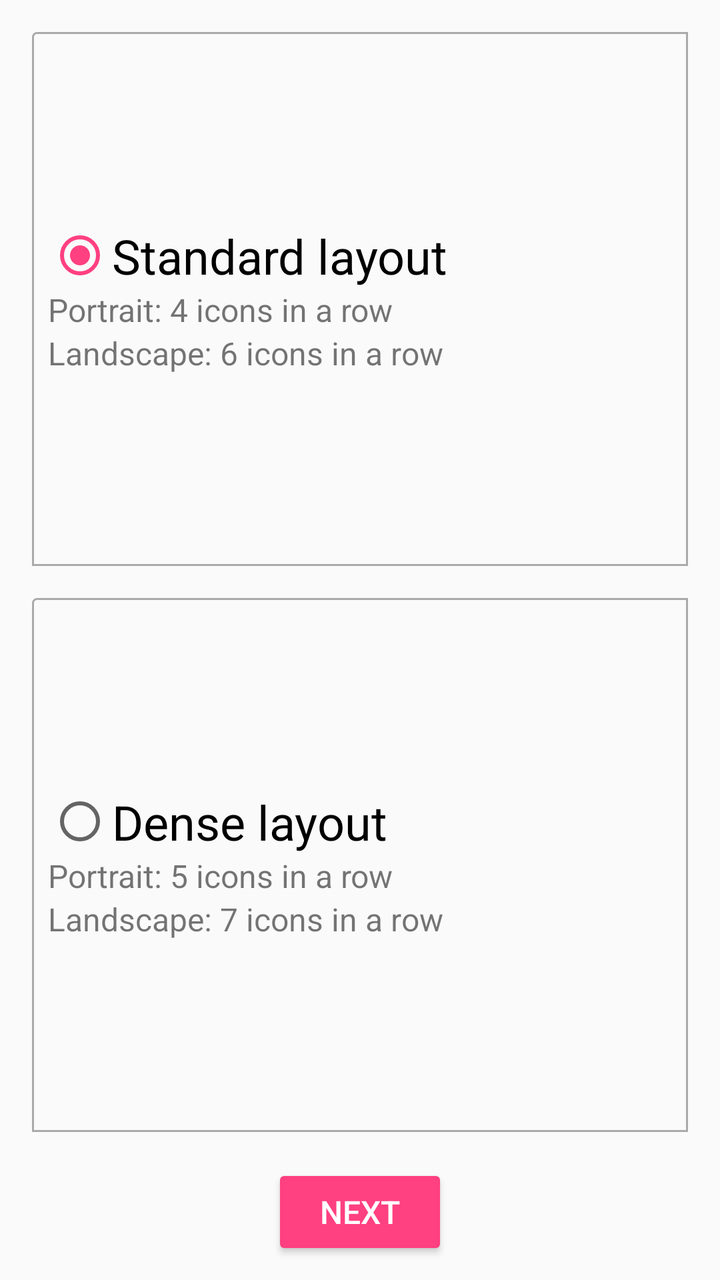
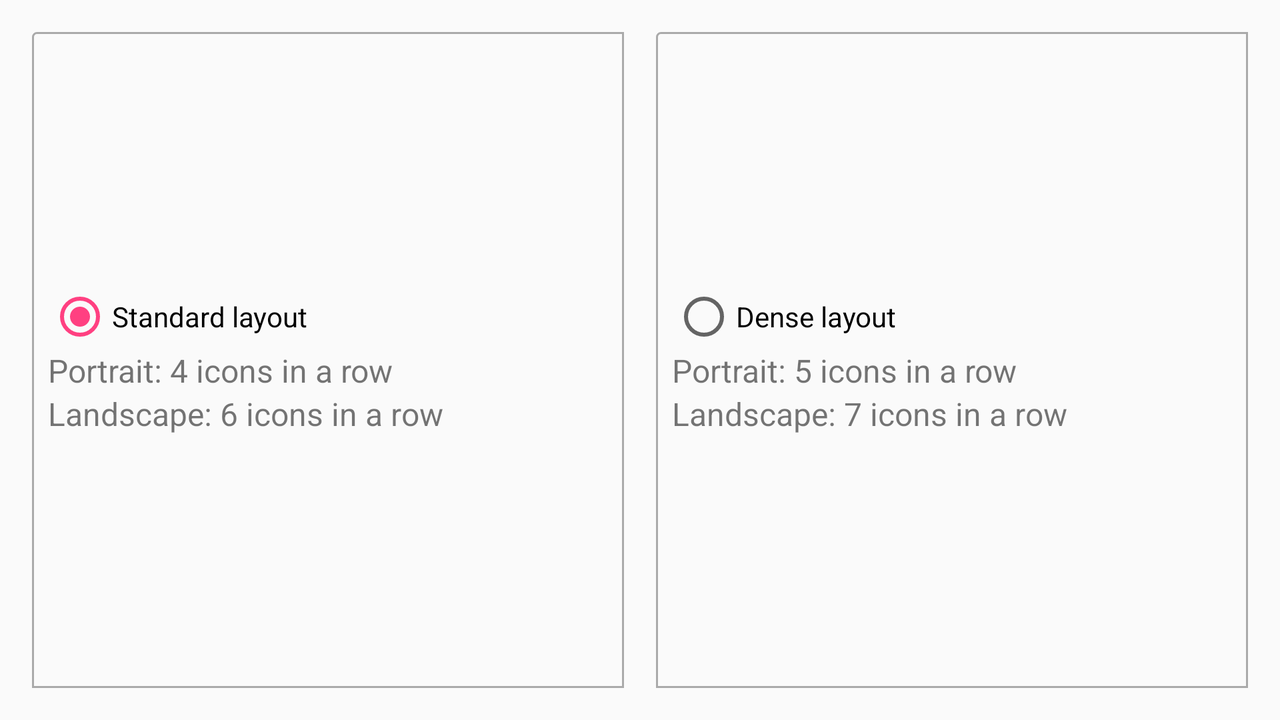

First picture: res/layout/ on a phone held upright. Second picture: the repository's own variant of that layout, on a device whose configuration matches the variant's folder. Source for both follows.
<!-- AndroidManifest.xml: application theme AppTheme -->
<!-- res/layout/fragment_layout.xml -->
<?xml version="1.0" encoding="utf-8"?>
<LinearLayout
    xmlns:android="http://schemas.android.com/apk/res/android"
    android:layout_width="match_parent"
    android:layout_height="match_parent"
    android:gravity="center"
    android:orientation="vertical" >

    <RadioGroup
        android:layout_width="match_parent"
        android:layout_height="0dp"
        android:layout_weight="2"
        android:layout_margin="@dimen/medium_margin">

        <LinearLayout
            android:layout_width="match_parent"
            android:layout_height="0dp"
            android:layout_weight="1"
            android:layout_marginBottom="@dimen/small_margin"
            android:padding="@dimen/small_padding"
            android:orientation="vertical"
            android:gravity="center_vertical"
            android:background="@drawable/borders">

            <RadioButton
                android:id="@+id/standard_layout_radio"
                android:layout_width="wrap_content"
                android:layout_height="wrap_content"
                android:checked="true"
                android:text="@string/standard_layout"
                android:textSize="@dimen/large_font" />

            <TextView
                android:layout_width="wrap_content"
                android:layout_height="wrap_content"
                android:text="@string/standard_portrait"
                android:textSize="@dimen/medium_font"/>

            <TextView
                android:layout_width="wrap_content"
                android:layout_height="wrap_content"
                android:text="@string/standard_landscape"
                android:textSize="@dimen/medium_font"/>

        </LinearLayout>

        <LinearLayout
            android:layout_width="match_parent"
            android:layout_height="0dp"
            android:layout_weight="1"
            android:layout_marginTop="@dimen/small_margin"
            android:padding="@dimen/small_padding"
            android:orientation="vertical"
            android:gravity="center_vertical"
            android:background="@drawable/borders">

            <RadioButton
                android:id="@+id/dense_layout_radio"
                android:layout_width="wrap_content"
                android:layout_height="wrap_content"
                android:text="@string/dense_layout"
                android:textSize="@dimen/large_font"/>

            <TextView
                android:layout_width="wrap_content"
                android:layout_height="wrap_content"
                android:text="@string/dense_portrait"
                android:textSize="@dimen/medium_font"/>

            <TextView
                android:layout_width="wrap_content"
                android:layout_height="wrap_content"
                android:text="@string/dense_landscape"
                android:textSize="@dimen/medium_font"/>

        </LinearLayout>

    </RadioGroup>

    <Button
        android:id="@+id/next_button"
        android:layout_width="wrap_content"
        android:layout_height="wrap_content"
        style="@style/NextButton"/>

</LinearLayout>
<!-- resources referenced by this layout -->
<resources>
  <dimen name="large_font">24sp</dimen>
  <dimen name="medium_font">16sp</dimen>
  <dimen name="medium_margin">16dp</dimen>
  <dimen name="small_margin">8dp</dimen>
  <dimen name="small_padding">8dp</dimen>
  <!-- drawable borders (drawable) -->
  <?xml version="1.0" encoding="utf-8"?>
  <shape
      xmlns:android="http://schemas.android.com/apk/res/android"
      android:shape="rectangle">
          <corners
              android:radius="2dp"
              android:topRightRadius="0dp"
              android:bottomRightRadius="0dp"
              android:bottomLeftRadius="0dp"/>
          <stroke
              android:width="1dp"
              android:color="@android:color/darker_gray"/>
  </shape>
  <string name="dense_landscape">Landscape: 7 icons in a row</string>
  <string name="dense_layout">Dense layout</string>
  <string name="dense_portrait">Portrait: 5 icons in a row</string>
  <string name="standard_landscape">Landscape: 6 icons in a row</string>
  <string name="standard_layout">Standard layout</string>
  <string name="standard_portrait">Portrait: 4 icons in a row</string>
  <style name="NextButton" parent="@style/Widget.AppCompat.Button.Colored">
          <item name="android:text">Next</item>
          <item name="android:textSize">16sp</item>
          <item name="android:layout_marginBottom">10dp</item>
      </style>
  <style name="AppTheme" parent="Theme.AppCompat.Light.DarkActionBar">
          
          <item name="colorPrimary">@color/colorPrimary</item>
          <item name="colorPrimaryDark">@color/colorPrimaryDark</item>
          <item name="colorAccent">@color/colorAccent</item>
      </style>
  <color name="colorPrimary">#3F51B5</color>
  <color name="colorPrimaryDark">#303F9F</color>
  <color name="colorAccent">#FF4081</color>
</resources>
<!-- res/layout-land/fragment_layout.xml (the repository's variant of the layout above) -->
<!-- drawn on the phone turned sideways -->
<LinearLayout xmlns:android="http://schemas.android.com/apk/res/android"
    android:layout_width="match_parent"
    android:layout_height="match_parent"
    android:orientation="vertical">

    <LinearLayout
        android:layout_width="match_parent"
        android:layout_height="0dp"
        android:layout_weight="2"
        android:layout_marginTop="@dimen/medium_margin"
        android:layout_marginBottom="@dimen/medium_margin">

        <LinearLayout
            android:layout_width="0dp"
            android:layout_height="match_parent"
            android:layout_weight="1"
            android:layout_marginStart="@dimen/medium_margin"
            android:layout_marginEnd="@dimen/small_margin"
            android:padding="@dimen/small_padding"
            android:background="@drawable/borders"
            android:orientation="vertical"
            android:gravity="center_vertical">

            <RadioButton
                android:id="@+id/standard_layout_radio"
                android:layout_width="wrap_content"
                android:layout_height="wrap_content"
                android:text="@string/standard_layout"
                android:checked="true"/>

            <TextView
                android:layout_width="wrap_content"
                android:layout_height="wrap_content"
                android:text="@string/standard_portrait"
                android:textSize="@dimen/medium_font"/>

            <TextView
                android:layout_width="wrap_content"
                android:layout_height="wrap_content"
                android:text="@string/standard_landscape"
                android:textSize="@dimen/medium_font"/>

        </LinearLayout>

        <LinearLayout
            android:layout_width="0dp"
            android:layout_height="match_parent"
            android:layout_weight="1"
            android:layout_marginStart="@dimen/small_margin"
            android:layout_marginEnd="@dimen/medium_margin"
            android:padding="@dimen/small_padding"
            android:background="@drawable/borders"
            android:orientation="vertical"
            android:gravity="center_vertical">

            <RadioButton
                android:id="@+id/dense_layout_radio"
                android:layout_width="wrap_content"
                android:layout_height="wrap_content"
                android:text="@string/dense_layout"/>

            <TextView
                android:layout_width="wrap_content"
                android:layout_height="wrap_content"
                android:text="@string/dense_portrait"
                android:textSize="@dimen/medium_font"/>

            <TextView
                android:layout_width="wrap_content"
                android:layout_height="wrap_content"
                android:text="@string/dense_landscape"
                android:textSize="@dimen/medium_font"/>

        </LinearLayout>

    </LinearLayout>

</LinearLayout>
<!-- resources referenced by the variant -->
<!-- as the phone turned sideways resolves them -->
<resources>
  <dimen name="medium_font">16sp</dimen>
  <dimen name="medium_margin">16dp</dimen>
  <dimen name="small_margin">8dp</dimen>
  <dimen name="small_padding">8dp</dimen>
  <!-- drawable borders (drawable) -->
  <?xml version="1.0" encoding="utf-8"?>
  <shape
      xmlns:android="http://schemas.android.com/apk/res/android"
      android:shape="rectangle">
          <corners
              android:radius="2dp"
              android:topRightRadius="0dp"
              android:bottomRightRadius="0dp"
              android:bottomLeftRadius="0dp"/>
          <stroke
              android:width="1dp"
              android:color="@android:color/darker_gray"/>
  </shape>
  <string name="dense_landscape">Landscape: 7 icons in a row</string>
  <string name="dense_layout">Dense layout</string>
  <string name="dense_portrait">Portrait: 5 icons in a row</string>
  <string name="standard_landscape">Landscape: 6 icons in a row</string>
  <string name="standard_layout">Standard layout</string>
  <string name="standard_portrait">Portrait: 4 icons in a row</string>
  <style name="AppTheme" parent="Theme.AppCompat.Light.DarkActionBar">
          
          <item name="colorPrimary">@color/colorPrimary</item>
          <item name="colorPrimaryDark">@color/colorPrimaryDark</item>
          <item name="colorAccent">@color/colorAccent</item>
      </style>
  <color name="colorPrimary">#3F51B5</color>
  <color name="colorPrimaryDark">#303F9F</color>
  <color name="colorAccent">#FF4081</color>
</resources>
